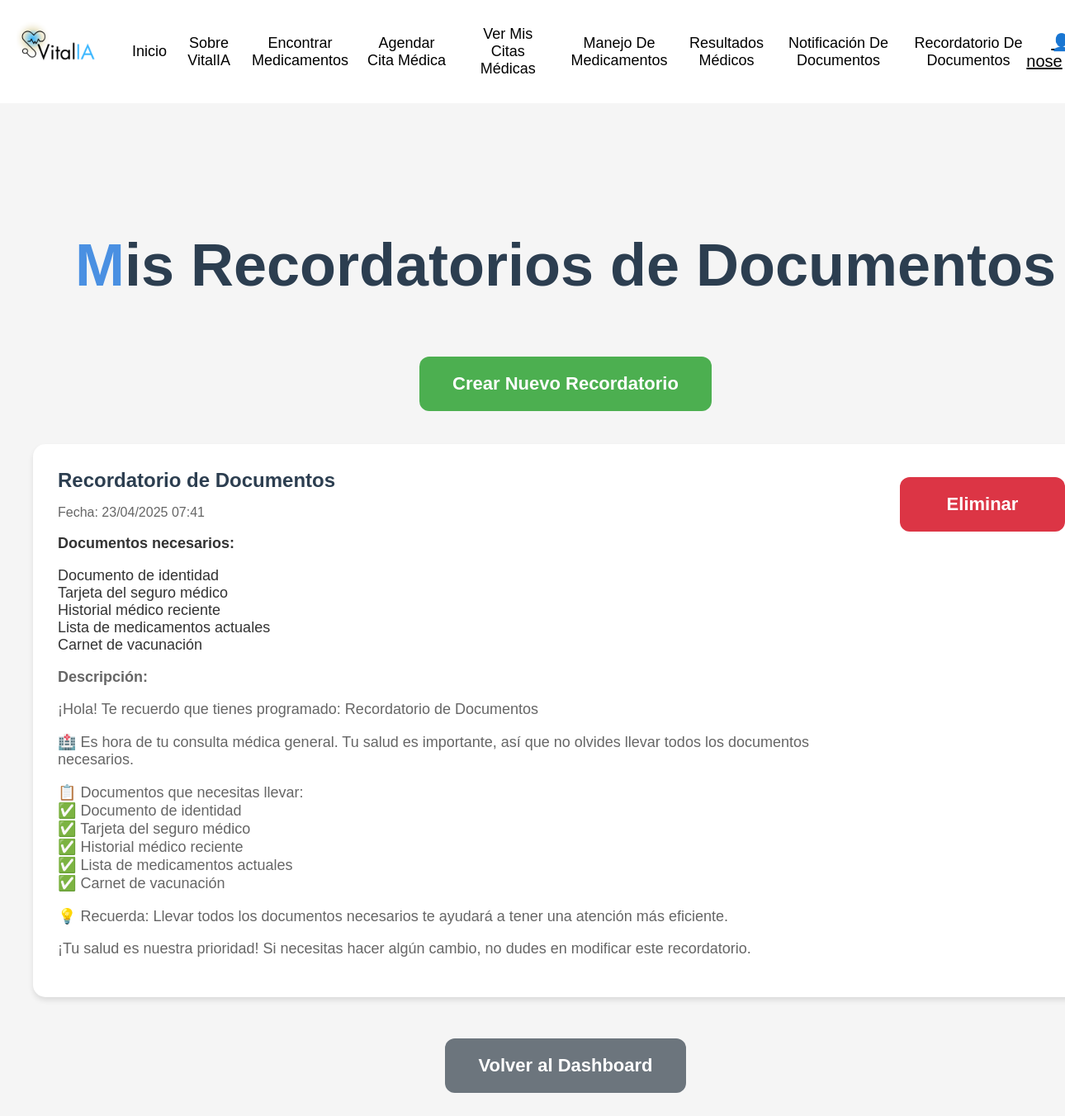
/documents-reminder/list/ (signed in), run on the app's committed database.
### documents_notification_vitalia/reminder_app/models.py (models this page shows, shortened)
class Reminder(models.Model):
    APPOINTMENT_TYPES = [
        ('consulta_general', 'Consulta General'),
        ('consulta_especialista', 'Consulta con Especialista'),
        ('analisis_clinico', 'Análisis Clínico'),
        ('vacunacion', 'Vacunación'),
        ('otros', 'Otros'),
    ]
    user = models.ForeignKey(User, on_delete=models.CASCADE, null=True, blank=True)
    title = models.CharField(max_length=200, help_text="Título del recordatorio", default="Recordatorio de Documentos")
    appointment_type = models.CharField(max_length=50, choices=APPOINTMENT_TYPES, default='otros')
    appointment_date = models.DateTimeField()
    documents = models.TextField(help_text="Lista de documentos necesarios")
    description = models.TextField(blank=True, help_text="Descripción adicional del recordatorio")
    created_at = models.DateTimeField(default=timezone.now)
    is_active = models.BooleanField(default=True)
    notification_sent = models.BooleanField(default=False)
    class Meta:
        ordering = ['appointment_date']
        verbose_name = 'Recordatorio'
        verbose_name_plural = 'Recordatorios'

### documents_notification_vitalia/reminder_app/views.py (the view)
# urls.py: path('list/', views.reminder_list, name='reminder_list'),
@login_required
def reminder_list(request):
    reminders = Reminder.objects.filter(user=request.user, is_active=True).order_by('appointment_date')
    return render(request, 'reminder_app/reminder_list.html', {'reminders': reminders})

### documents_notification_vitalia/reminder_app/templates/reminder_app/reminder_list.html (shortened to what this page needs)
{% extends 'navbar.html' %}
{% block content %}
<div class="content">
    <div class="container">
        <div class="page-header">
            <h1>Mis Recordatorios de Documentos</h1>
        </div>
        <div class="button-container">
            <a href="{% url 'reminder_app:create_reminder' %}" class="action-button primary-button">Crear Nuevo Recordatorio</a>
        </div>
        {% if reminders %}
        <div class="reminders-list">
            {% for reminder in reminders %}
            <div class="reminder-card">
                <div class="reminder-content">
                    <div class="reminder-details">
                        <h3 class="reminder-title">{{ reminder.title }}</h3>
                        <p class="reminder-date">Fecha: {{ reminder.appointment_date|date:"d/m/Y H:i" }}</p>
                        <div class="reminder-docs">
                            <p class="docs-title">Documentos necesarios:</p>
                            <p class="docs-content">{{ reminder.documents|linebreaks }}</p>
                        </div>
                        {% if reminder.description %}
                        <div class="reminder-description">
                            <p><strong>Descripción:</strong></p>
                            <p>{{ reminder.description|linebreaks }}</p>
                        </div>
                        {% endif %}
                    </div>
                    <div class="reminder-actions">
                        <form method="post" action="{% url 'reminder_app:delete_reminder' reminder.pk %}">
                            <button type="submit" class="action-button delete-button"
                                    onclick="return confirm('¿Estás seguro de que deseas eliminar este recordatorio?')">
                                Eliminar
                            </button>
                        </form>
                    </div>
                </div>
            </div>
            {% endfor %}
        </div>
        {% else %}
        <div class="reminder-card empty-message">
            <p>No tienes recordatorios activos.</p>
        </div>
        {% endif %}
        <div class="button-container">
            <a href="{% url 'reminder_app:reminder_dashboard' %}" class="action-button secondary-button">Volver al Dashboard</a>
        </div>
    </div>
</div>
{% endblock %}

### VItalIA_app/templates/navbar.html (shortened to what this page needs)
<!DOCTYPE html>
{% load static %}
<html lang="es">
<head>
    <link rel="stylesheet" href="{% static 'navbar.css' %}">
    <link rel="stylesheet" href="{% static 'reminder_app/css/styles.css' %}">
</head>
<body>
        <nav class="navbar">
            <div class="logo">
                <img src="{% static 'src/imagenes/logo.png' %}" alt="VitalIA">
            </div>
            <ul class="nav-links">
                <li><a href="/menu/">Inicio</a></li>
                <li><a href="#">Sobre VitalIA</a></li>
                <li><a href="/medication-finder/">Encontrar Medicamentos</a></li>
                <li><a href="/appointments/">Agendar Cita Médica</a></li>
                <li><a href="/appointments/mis-citas/">Ver Mis Citas Médicas</a></li>
                <li><a href="/medication-management/">Manejo De Medicamentos</a></li>
                <li><a href="/testresults/">Resultados Médicos</a></li>
                <li><a href="/document-notification/">Notificación De Documentos</a></li>
                <li><a href="/documents-reminder/">Recordatorio De Documentos</a></li>
            </ul>
            <div class="icons">
                {% if user.is_authenticated %}
                    <a href="{% url 'perfil_usuario' %}" class="username-link">
                        👤 {{ user.username }}
                    </a>
                {% else %}
                    <a href="{% url 'login' %}" class="username-link">Iniciar sesión</a>
                {% endif %}
            </div>
        </nav>
    <div class="content">
        {% block content %}
        {% endblock %}
    </div>
</body>
</html>

### VItalIA_app/static_src/src/navbar.css (style rules this page uses)
.navbar { all: unset; position: fixed; top: 0; left: 0; width: 100%; background-color: #ffffff; color: white; display: flex; align-items: center; justify-content: space-between; padding: 10px 20px; z-index: 1000; }
body { margin: 0; padding: 0; font-family: Arial, sans-serif; padding-top: 80px; }
.logo img { height: 100px; }
.nav-links { list-style: none; display: flex; gap: 20px; align-items: center; text-align: center; }
.nav-links li { display: inline; }
.nav-links a { text-decoration: none; color: black; font-weight: 500; transition: color 0.3s; text-align: center; }
.icons a { margin-left: 15px; font-size: 20px; color: black; }

### documents_notification_vitalia/reminder_app/static/reminder_app/css/styles.css (style rules this page uses)
body { font-family: Arial, sans-serif; background-color: #f5f5f5; color: #333; margin: 0; padding: 0; min-height: 100vh; font-size: 18px; }
.content { min-height: calc(100vh - 120px); padding-top: 120px; background-color: #f5f5f5; }
.container { width: 100%; max-width: 1400px; margin: 0 auto; padding: 40px; }
.page-header { text-align: center; margin-bottom: 60px; }
.page-header h1 { font-size: 72px; color: #2c3e50; margin: 0; padding: 0; }
.page-header h1:first-letter { color: #4A90E2; }
.reminders-list { display: flex; flex-direction: column; gap: 20px; margin: 30px 0; }
.reminder-card { background: white; padding: 30px; border-radius: 15px; box-shadow: 0 4px 6px rgba(0, 0, 0, 0.1); }
.reminder-content { display: flex; justify-content: space-between; align-items: flex-start; gap: 20px; }
.reminder-details { flex: 1; }
.reminder-title { font-size: 24px; color: #2c3e50; margin: 0 0 15px 0; }
.reminder-date { font-size: 16px; color: #666; margin-bottom: 15px; }
.reminder-docs { margin: 15px 0; }
.docs-title { font-weight: bold; margin-bottom: 5px; }
.docs-content { white-space: pre-line; color: #666; }
.reminder-description { margin-top: 15px; color: #666; }
.reminder-actions { min-width: 120px; }
.button-container { display: flex; justify-content: center; gap: 20px; margin-top: 40px; flex-wrap: wrap; }
.action-button { padding: 20px 40px; border: none; border-radius: 12px; font-size: 22px; font-weight: 600; cursor: pointer; text-decoration: none; transition: all 0.3s ease; min-width: 200px; text-align: center; display: inline-block; margin: 10px; }
.primary-button { background-color: #4CAF50; color: white; }
.secondary-button { background-color: #6c757d; color: white; }
.delete-button { background-color: #dc3545; color: white !important; }

### data on the page
Reminder: title "Recordatorio de Documentos", appointment_date "23/04/2025 07:41", documents "Documento de identidad Tarjeta del seguro médico Historial médico reciente Lista de medicamentos actuales Carnet de vacunación", description "¡Hola! Te recuerdo que tienes programado: Recordatorio de Documentos 🏥 Es hora de tu consulta médica general. Tu salud es importante, así que no olvides llevar todos los documentos necesarios. 📋 Documentos que necesitas llevar: ✅ Documento de identidad ✅ Tarjeta del seguro médico ✅ Historial médico reciente ✅ Lista de medicamentos actuales ✅ Carnet de vacunación 💡 Recuerda: Llevar todos los documentos necesarios te ayudará a tener una atención más eficiente. ¡Tu salud es nuestra prioridad! Si necesitas hacer algún cambio, no dudes en modificar este recordatorio."

### other printed values
{{ user.username }} "nose"
